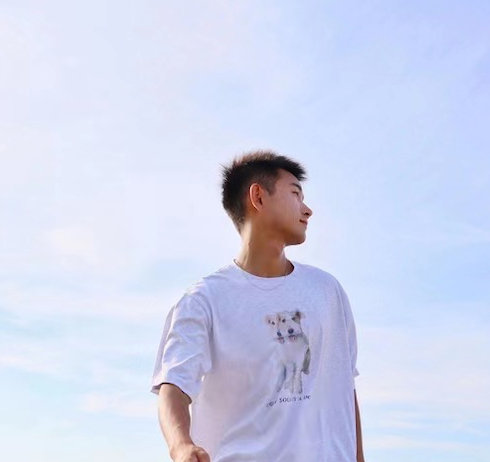
#> input picture images/12.png, 490 x 462 px
$ python gabor.py
#> lines starting #> are read from the running program, lines starting #| are printed output that depends on the picture
### src/color.py
import mlx.core as mx
import numpy as np
from PIL import Image


class Color:
    """颜色空间转换与图像读取 (MLX)。"""

    @staticmethod
    def image_to_mlx(image: Image.Image) -> mx.array:
        """PIL 图像 → [0,1] 的 mx 数组 (numpy 桥接: mx.array 不直接
        接受 PIL.Image)。"""
        return mx.array(np.asarray(image, dtype=np.float32) / 255.0)

    # [254 lines left out: functions lab_to_rgb, rgb_to_lab, rgb_to_hsl, hsl_to_rgb, hsl_to_complex, split_dual_path and 2 more, not called in this run]

### src/utils.py
import json
import math
from pathlib import Path
from typing import cast

import matplotlib
import mlx.core as mx

matplotlib.use("Agg")
import matplotlib.pyplot as plt


class Utils:
    """图像合成 / 频率网格 / 可视化等杂项工具。"""

    @staticmethod
    def project_root() -> Path:
        """项目根目录 (src/ 的父目录)。"""
        return Path(__file__).resolve().parent.parent

    # [106 lines left out: functions st_metadata, nonzero, fftfreq, freqgrid, grid_shape, visualize and 4 more, not called in this run]

### src/gabor.py
import math
from dataclasses import dataclass, field
from pathlib import Path

import matplotlib.pyplot as plt
import mlx.core as mx

from color import Color
from utils import Utils

# ── Gabor 多方向小波 (频域核族) ────────────────────────────────────
# 注: 本模块目前不在主管线上 (管线走 riesz.py; Riesz 乘子与多方向
# 核互为对偶, steer() 注释), 仅自验/备参。
#
# 模块流程:
#
#   GaborWavelet(img)
#     __post_init__ (一次性, 与图像内容弱相关):
#        calc_lams():   lam_max→lam_min 对数等距波长序列
#        calc_thetas(): [0,π) 均布 ori_size 个方向
#        calc_freqs():  自适应 edge pad (防 FFT 回绕) → fft2
#                       → 高斯低通剥 DC (dc 留存, fft 为无直流谱)
#        calc_ffts():   各向同性径向高斯核按 1/λ 分带 (低频→高频)
#        calc_scales(): 频带 × 纯角度高斯权重 (尺度不变角选择性,
#                       单边核 → 解析信号) → GaborScale per scale
#        ▼
#   GaborScale.__post_init__ (per scale, per orientation):
#        ifft2 + 裁 pad → |resp|² 平滑包络能量 (无载波振荡)
#        Σori → sum_e
#        圆统计 (θ∈[0,π) 角度翻倍): m₁ → mean_dir/resultant
#        (主方向与强度), m₂ → r2 (正交方向对 = 角点/十字)
#        ▼
#   visualize(): 原图/DC/逐尺度 sum_e·mean_dir·R 拼图


@dataclass(slots=True)
class GaborScale:
    spectra: list[mx.array]  # 复数频谱 per orientation at this scale
    thetas: list[float]  # orientation angle in rad, uniform in [0, π)
    pad: int = 0  # fft padding, cropped from spatial responses
    es: list[mx.array] = field(default_factory=list)  # energies per orientation
    sum_e: mx.array | None = None  # total energy over orientations
    safe_e: mx.array | None = None
    mean_dir: mx.array | None = None  # 圆均值方向, rad in [0, π)
    resultant: mx.array | None = None  # R = |m₁| ∈ [0,1]: 1=单一方向, 0=各向同性
    r2: mx.array | None = None  # |m₂| ∈ [0,1]: 第二谐波——角点/十字（正交方向对）强度

    # [35 lines left out: function __post_init__, not called in this run]


@dataclass(slots=True)
class GaborWavelet:
    img: mx.array
    lam_min: float = 3.0  # min wavelength
    height: int = 0
    width: int = 0
    scale_size: int = 0
    ori_size: int = 8
    bandwidth: float = 1.0  # used to create gabor kernel
    gamma: float = 1.0  # 核的纵横比; 1.0 给出足够的角选择性,
    # 让第二方向谐波 (r2) 不被抹掉
    adaptive_pad: bool = True
    pad: int = 0
    xgrid: mx.array | None = None
    ygrid: mx.array | None = None
    dc: mx.array | None = None
    fft: mx.array | None = None
    thetas: list[float] = field(default_factory=list)  # orientation angle in [0, pi]
    lams: list[float] = field(default_factory=list)  # wavelength
    ffts: list[mx.array] = field(default_factory=list)  # ffts
    scales: list[GaborScale] = field(default_factory=list)

    # [23 lines left out: function __post_init__, not called in this run]

    def lam_max(self) -> float:
        """图像尺寸支持的最粗波长。"""
        return min(self.height, self.width) / 2.0

    # [119 lines left out: functions calc_lams, calc_thetas, calc_freqs, calc_ffts, calc_scales, ifft2 and 1 more, not called in this run]


if __name__ == "__main__":
    from PIL import Image

    # 自然图像 (picsum.photos 下载)
    for img_name in [
        "12.png",
        "nat10.jpg",
        "nat1015.jpg",
        "nat1016.jpg",
        "nat1018.jpg",
        "nat1035.jpg",
    ]:
        img = Image.open(Utils.project_root() / f"images/{img_name}")
#> img is the input picture: PIL image 490x462 RGBA; mean R, G, B, A 207.8, 213.9, 237.8, 255
        img = img.convert("L")
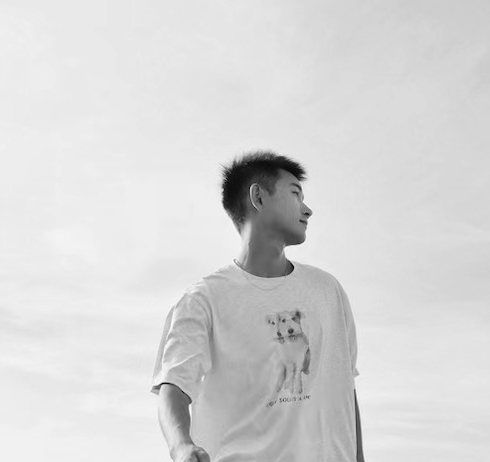
#> img: PIL image 490x462 L; min 0, max 252, mean 214.8
#> (the run stopped early here; a loop or call above may not have finished)

$ run again, with images/5096.jpg saved as images/12.png
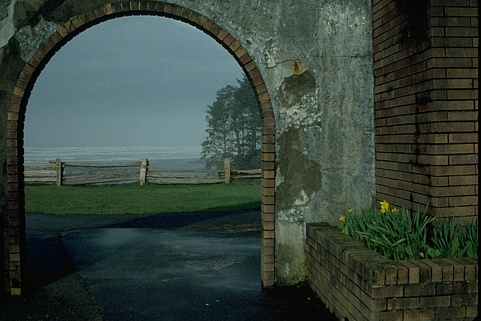
#> input picture images/5096.jpg, 481 x 321 px
#> img is the input picture: PIL image 481x321 RGB; mean R, G, B 54.9, 68.2, 59.8
#> `img = img.convert("L")`:
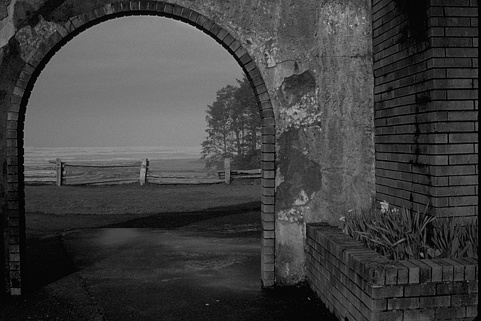
#> img: PIL image 481x321 L; min 0, max 200, mean 63.2

$ run again, with images/6046.jpg saved as images/12.png
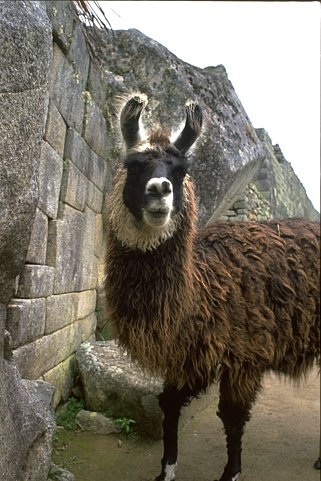
#> input picture images/6046.jpg, 321 x 481 px
#> img is the input picture: PIL image 321x481 RGB; mean R, G, B 121.4, 115.1, 102.2
#> `img = img.convert("L")`:
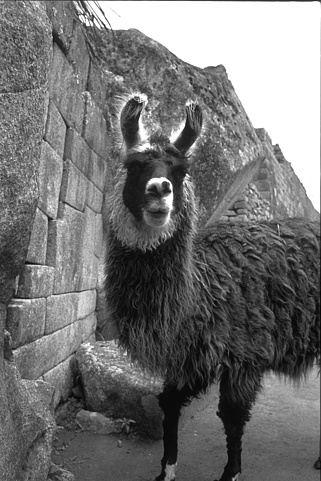
#> img: PIL image 321x481 L; min 4, max 255, mean 115.5

$ run again, with images/8068.jpg saved as images/12.png
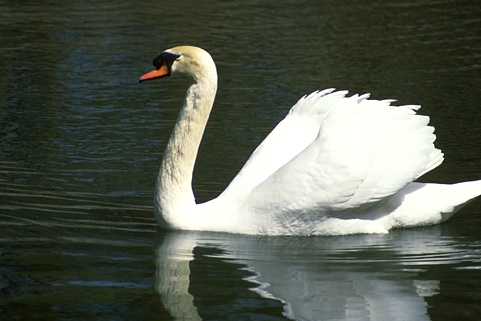
#> input picture images/8068.jpg, 481 x 321 px
#> img is the input picture: PIL image 481x321 RGB; mean R, G, B 86.6, 92.9, 81.5
#> `img = img.convert("L")`:
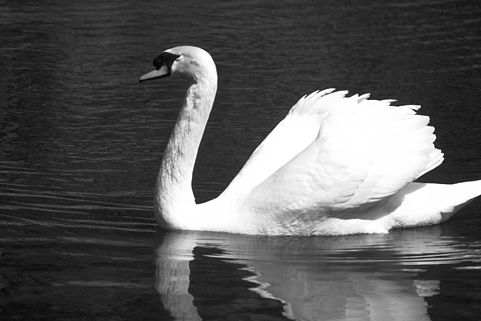
#> img: PIL image 481x321 L; min 0, max 255, mean 89.7
